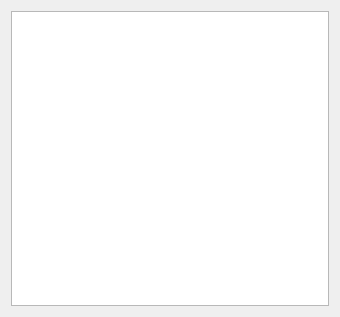
<?xml version="1.0" encoding="UTF-8"?>
<ui version="4.0">
 <class>TileSourceConfigurationWidget</class>
 <widget class="QWidget" name="TileSourceConfigurationWidget">
  <property name="geometry">
   <rect>
    <x>0</x>
    <y>0</y>
    <width>340</width>
    <height>317</height>
   </rect>
  </property>
  <property name="windowTitle">
   <string>Form</string>
  </property>
  <layout class="QVBoxLayout" name="verticalLayout">
   <item>
    <widget class="QListView" name="listView"/>
   </item>
  </layout>
 </widget>
 <resources/>
 <connections/>
</ui>
